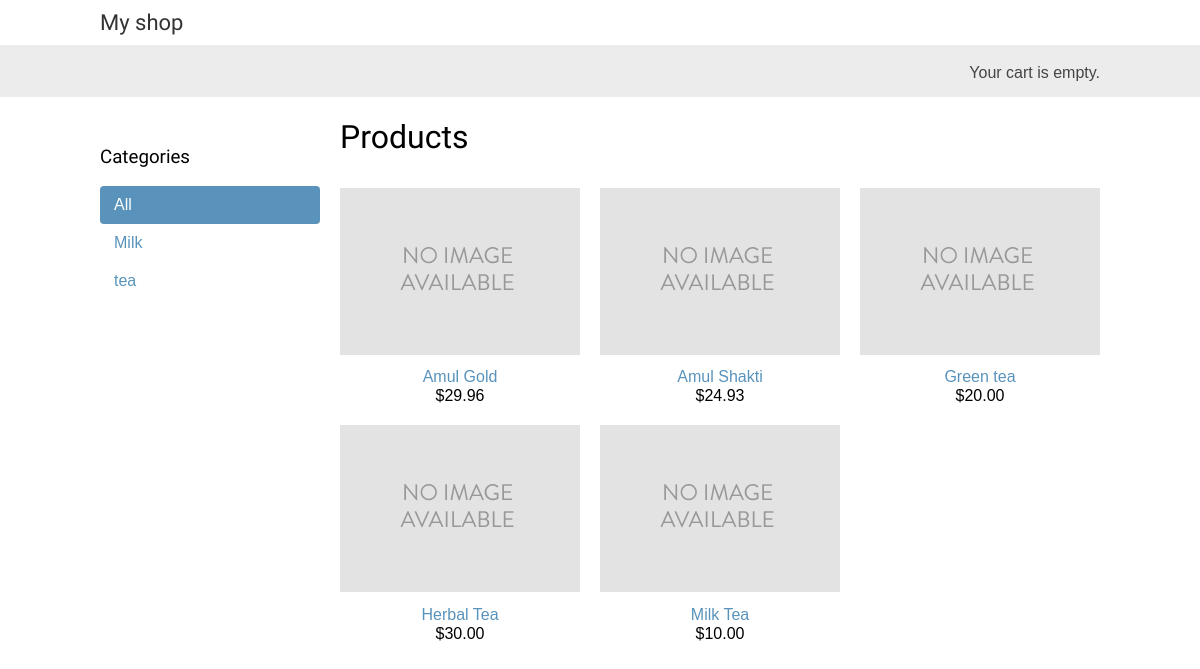
The app's page /, older data.
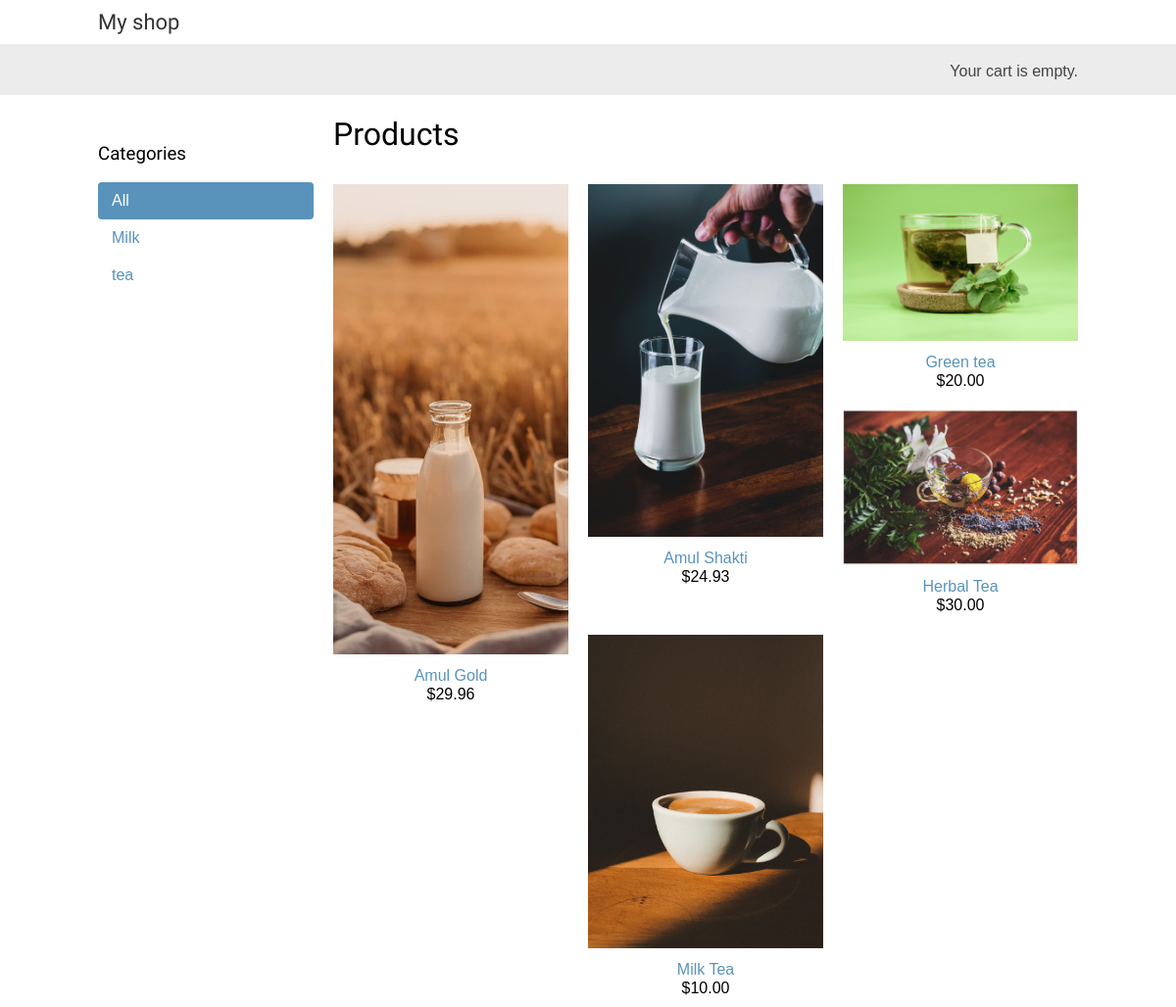
The same page, newer data.
### shop/models.py (models this page shows, shortened)
class Category(models.Model):
    name = models.CharField(max_length=200)
    slug = models.SlugField(max_length=200,unique=True)
    class Meta:
        ordering = ['name']
        indexes = [
            models.Index(fields=['name']),
            ]
        verbose_name = 'category'
        verbose_name_plural = 'categories'
    def get_absolute_url(self):
        return reverse('shop:product_list_by_category',
                       args=[self.slug]
        )

class Product(models.Model):
    category = models.ForeignKey(Category,related_name='products',on_delete=models.CASCADE)
    name = models.CharField(max_length=200)
    slug = models.SlugField(max_length=200)
    image = models.ImageField(upload_to='products/%Y/%m/%d',blank=True)
    description = models.TextField(blank=True)
    price = models.DecimalField(max_digits=10,decimal_places=2)
    available = models.BooleanField(default=True)
    created = models.DateTimeField(auto_now_add=True)
    updated = models.DateTimeField(auto_now=True)
    class Meta:
        ordering = ['name']
        indexes = [
            models.Index(fields=['id', 'slug']),
            models.Index(fields=['name']),
            models.Index(fields=['-created']),
        ]
    def get_absolute_url(self):
        return reverse('shop:product_detail',
                        args=[self.id, self.slug]
        )

### shop/views.py (the view)
# urls.py: path('', views.product_list, name='product_list'),
def product_list(request,category_slug=None):
    category = None
    categories = Category.objects.all()
    products = Product.objects.filter(available=True)
    if category_slug:
        category = get_object_or_404(Category,slug=category_slug)
        products = products.filter(category=category)
    return render(request,
                  'shop/product/list.html',
                  {'category': category,
                   'categories': categories,
                   'products': products
                   }
    )

### shop/templates/shop/product/list.html (shortened to what this page needs)
{% extends "shop/base.html" %}
{% load static %}
{% block content %}
  <div id="sidebar">
    <h3>Categories</h3>
    <ul>
      <li {% if not category %}class="selected"{% endif %}>
        <a href="{% url "shop:product_list" %}">All</a>
      </li>
      {% for c in categories %}
        <li {% if category.slug == c.slug %}class="selected"{% endif %}>
          <a href="{{ c.get_absolute_url }}">{{ c.name }}</a>
        </li>
      {% endfor %}
    </ul>
  </div>
  <div id="main" class="product-list">
    <h1>{% if category %}{{ category.name }}{% else %}Products{% endif %}</h1>
    {% for product in products %}
      <div class="item">
        <a href="{{ product.get_absolute_url }}">
          <img src="{% if product.image %}{{ product.image.url }}{% else %}{% static "img/no_image.png" %}{% endif %}">
        </a>
        <a href="{{ product.get_absolute_url }}">{{ product.name }}</a>
        <br>
        ${{ product.price }}
      </div>
    {% endfor %}
  </div>
{% endblock %}

### shop/templates/shop/base.html (shortened to what this page needs)
{% load static %}
<!DOCTYPE html>
<html>
  <head>
    <link href="{% static "css/base.css" %}" rel="stylesheet">
  </head>
  <body>
    <div id="header">
      <a href="/" class="logo">My shop</a>
    </div>
    <div id="subheader">
      <div class="cart">
        {% with total_items=cart|length %}
          {% if total_items > 0 %}
            Your cart:
            <a href="{% url "cart:cart_detail" %}">
              {{ total_items }} item{{ total_items|pluralize }},
              ${{ cart.get_total_price }}
            </a>
          {% elif not order %}
            Your cart is empty.
          {% endif %}
        {% endwith %}
      </div>
    </div>
    <div id="content">
      {% block content %}
      {% endblock %}
    </div>
  </body>
</html>

### shop/static/css/base.css (style rules this page uses)
body { margin:0; padding:0; font-family:helvetica, sans-serif; }
h1, h2, h3, h4, h5 , h6 { font-family: 'Ubuntu', sans-serif; font-weight:normal; }
a { text-decoration:none; color:#5993bb; }
#header { padding:10px 100px; font-size:18px; overflow:auto; }
#subheader { background:#ececec; color:#444; padding:15px 100px; overflow:auto; }
#header .logo { font-family: 'Ubuntu', sans-serif; float:left; color:#333; font-size:22px; margin-right:10%; }
#subheader .cart { float:right; padding-top:4px; }
#content { padding:0 100px; overflow:hidden; }
#sidebar { width:220px; padding:30px 20px 0 0; float:left; }
#sidebar ul { margin:0; padding:0; }
#sidebar ul li { margin:0; list-style:none; padding:10px 14px; }
#sidebar ul li a { display:block; }
#sidebar ul li.selected { background:#5993bb; border-radius:4px; }
#sidebar ul li.selected a { color:#fff; }
#main { float:left; width: 96%; margin-right:-220px; overflow:hidden; }
.product-list .item { width:25%; padding:10px 20px 10px 0; float:left; text-align:center; line-height:1.2; }
.product-list .item img { width:100%; margin-bottom:8px; }

Row changes from the older to the newer data that the page shows:
changed Product "Amul Gold": image: picture added in place of a placeholder
changed Product "Amul Shakti": image: picture added in place of a placeholder
changed Product "Green tea": image: picture added in place of a placeholder
changed Product "Herbal Tea": image: picture added in place of a placeholder
changed Product "Milk Tea": image: picture added in place of a placeholder
